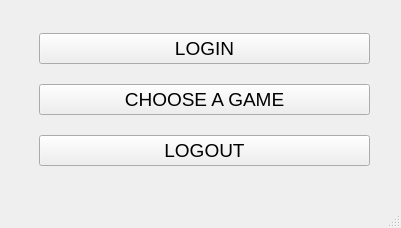
<?xml version="1.0" encoding="UTF-8"?>
<ui version="4.0">
 <class>MainWindow</class>
 <widget class="QMainWindow" name="MainWindow">
  <property name="geometry">
   <rect>
    <x>0</x>
    <y>0</y>
    <width>401</width>
    <height>228</height>
   </rect>
  </property>
  <property name="windowTitle">
   <string>MainWindow</string>
  </property>
  <widget class="QWidget" name="centralwidget">
   <widget class="QWidget" name="verticalLayoutWidget">
    <property name="geometry">
     <rect>
      <x>39</x>
      <y>19</y>
      <width>331</width>
      <height>161</height>
     </rect>
    </property>
    <layout class="QVBoxLayout" name="verticalLayout">
     <item>
      <widget class="QPushButton" name="boton_login">
       <property name="font">
        <font>
         <pointsize>14</pointsize>
        </font>
       </property>
       <property name="text">
        <string>LOGIN</string>
       </property>
      </widget>
     </item>
     <item>
      <widget class="QPushButton" name="boton_choose">
       <property name="font">
        <font>
         <pointsize>14</pointsize>
        </font>
       </property>
       <property name="text">
        <string>CHOOSE A GAME</string>
       </property>
      </widget>
     </item>
     <item>
      <widget class="QPushButton" name="boton_logout">
       <property name="font">
        <font>
         <pointsize>14</pointsize>
        </font>
       </property>
       <property name="text">
        <string>LOGOUT</string>
       </property>
      </widget>
     </item>
    </layout>
   </widget>
  </widget>
  <widget class="QMenuBar" name="menubar">
   <property name="geometry">
    <rect>
     <x>0</x>
     <y>0</y>
     <width>401</width>
     <height>21</height>
    </rect>
   </property>
  </widget>
  <widget class="QStatusBar" name="statusbar"/>
 </widget>
 <resources/>
 <connections/>
</ui>
